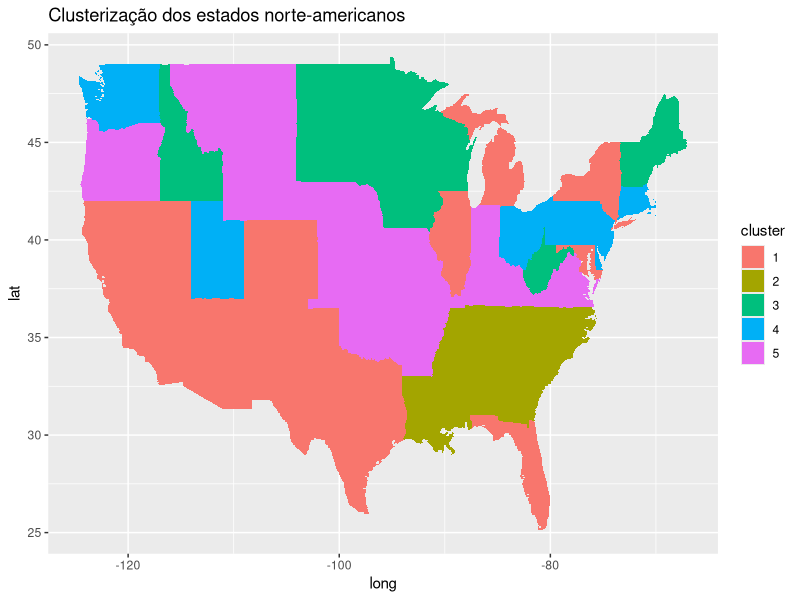

Generate this figure with R: (Note: this script raises an error after producing the figure.)
## ---- chunk 1
data("USArrests")
dados <- USArrests
dados_padronizados <- scale(dados)
## ---- chunk 2
#| output: false
clusterizacao <- kmeans(x = dados_padronizados, centers = 5, iter.max = 20, nstart = 50)
clusterizacao
## ---- chunk 3
clusterizacao$cluster
## ---- chunk 4
dados$cluster <- as.factor(clusterizacao$cluster)
## ---- chunk 5
cluster1 <- dados[dados$cluster == 1, ]
cluster2 <- dados[dados$cluster == 2, ]
cluster3 <- dados[dados$cluster == 3, ]
cluster4 <- dados[dados$cluster == 4, ]
cluster5 <- dados[dados$cluster == 5, ]

rownames(cluster1)
rownames(cluster2)
rownames(cluster3)
rownames(cluster4)
rownames(cluster5)
## ---- chunk 6
#| output: false
library(maps)
library(ggplot2)
library(dplyr)
## ---- chunk 7
dados_geograficos <- map_data("state")
dados$state <- tolower(rownames(dados))
dados <- left_join(dados, dados_geograficos, by = c("state" = "region"))
## ---- chunk 8
ggplot(data = dados, mapping = aes(x = long, y = lat, group = group, fill = cluster)) +
  geom_polygon() +
  labs(title = "Clusterização dos estados norte-americanos")
## ---- chunk 9
ggplot(data = dados, mapping = aes(x = long, y = lat, group = group, fill = cluster)) +
  geom_polygon(color = "gray90", linewidth = 0.1) +
  coord_map(projection = "albers", lat0 = 39, lat1 = 45) +
  scale_fill_brewer(palette = "Set2")+
  theme_minimal()+
  theme(legend.position = "bottom",
        axis.title = element_blank(),
        axis.text = element_blank(),
        axis.ticks = element_blank())+
  labs(x= NULL, 
       y= NULL, 
       title = "Clusterização dos estados norte-americanos",
       fill = "grupos")
